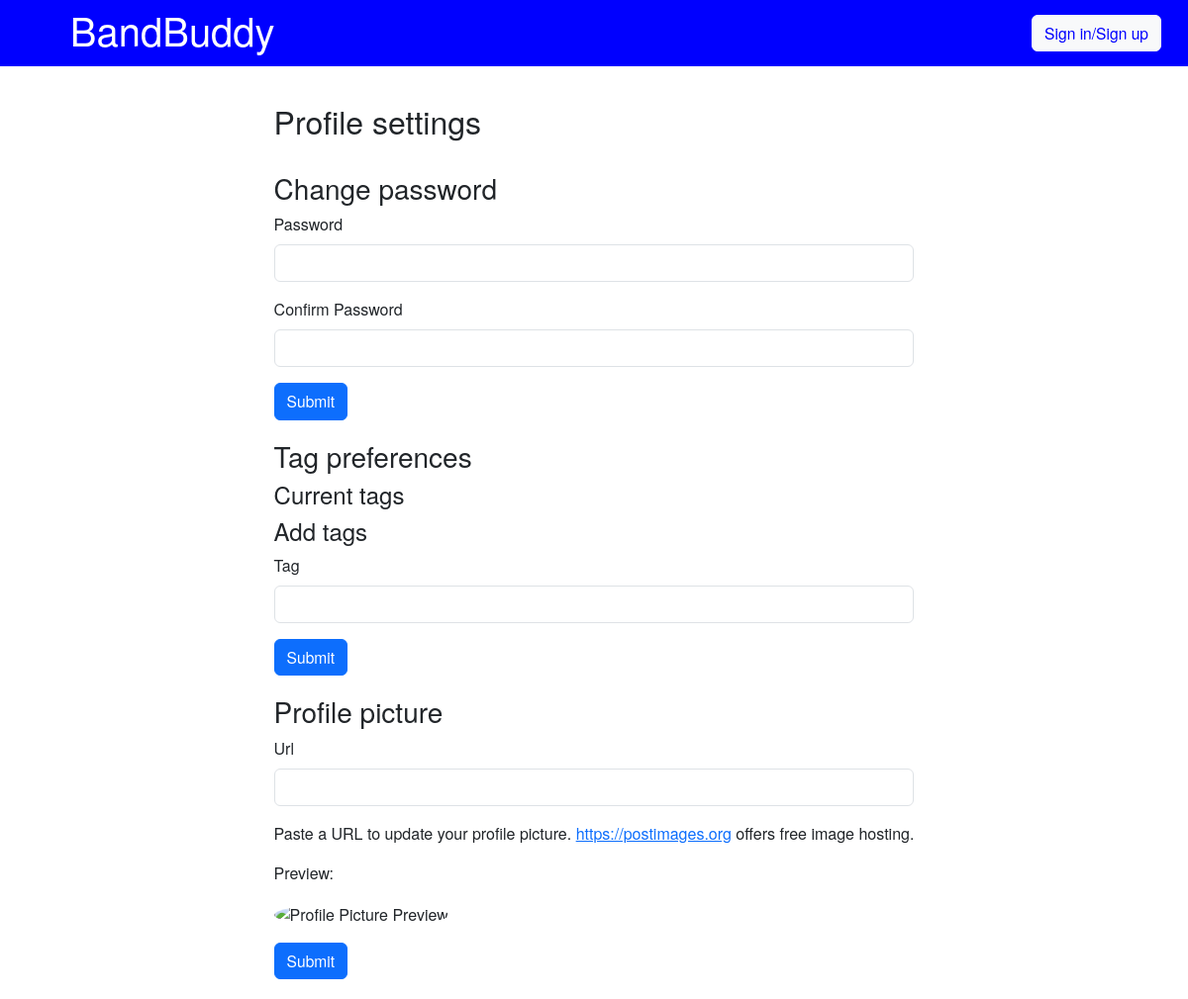
Before: /profile_settings/3 with the older database file.
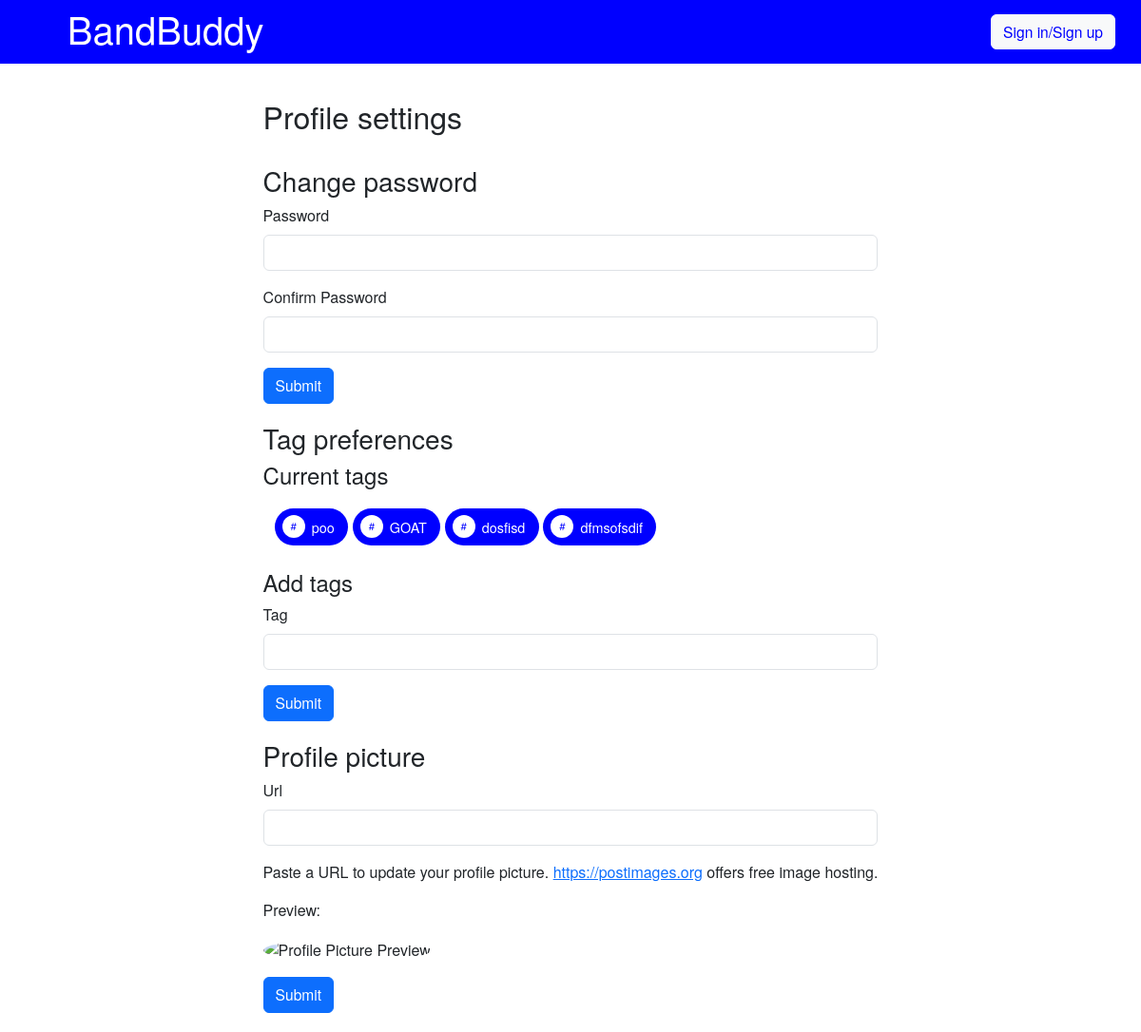
After: the same page with the newer database file.
### app/models.py (models this page shows)
class Tag(db.Model):
    id = db.Column(db.Integer, primary_key=True)
    name = db.Column(db.String(50), nullable=False, unique=True)
    posts = db.relationship('Post', secondary=post_tags, back_populates='tags')
    users = db.relationship('User', secondary=user_tag_preferences, back_populates='tag_preferences')

### app/views.py (the view, shortened to what this page needs)
@app.route('/profile_settings/<int:user_id>', methods=['GET', 'POST'])
def profile_settings(user_id):
    passwordForm = NewPassword()
    tag_items = models.Tag.query.filter(models.Tag.users.any(id=user_id)).all()
    tagForm = TagPreferences()
    if tagForm.validate_on_submit():
        tag_name = tagForm.tag.data.strip()
        tag = models.Tag.query.filter_by(name=tag_name).first()
        if not tag:
            tag = models.Tag(name=tag_name)
            db.session.add(tag)
            db.session.flush()  # Assign an ID to the tag
        user = models.User.query.get(user_id)
        if tag not in user.tag_preferences:
            user.tag_preferences.append(tag)
            db.session.commit()
            get_flashed_messages()
            flash(f"Tag '{tag_name}' added to your preferences!", "success")
        else:
            get_flashed_messages()
            flash(f"Tag '{tag_name}' is already in your preferences.", "info")
        return redirect(f'/profile_settings/{user_id}')
    else:
        print(tagForm.errors)
    pfpForm = ProfilePictureForm()
    if pfpForm.validate_on_submit():
        user = models.User.query.get(session['user_id'])
        user.profile_picture = pfpForm.url.data
        db.session.commit()
        session['profile_picture'] = user.profile_picture
        return redirect(f'/profile_settings/{user_id}')
    else:
        print(pfpForm.errors)
    return render_template(
        'profile_settings.html',
        passwordForm=passwordForm,
        tagForm=tagForm,
        tag_items=tag_items,
        pfpForm=pfpForm,
        title="Profile Settings"
    )

### app/forms.py
class NewPassword(FlaskForm):
    password = PasswordField('Password', validators=[DataRequired()])
    confirm_password = PasswordField('Confirm Password', validators=[DataRequired()])
    submit = SubmitField('Submit')

class TagPreferences(FlaskForm):
    tag = StringField('Tag', validators=[DataRequired(), Length(min=2, max=20)])
    submit = SubmitField('Submit')

### app/templates/profile_settings.html (shortened to what this page needs)
{% extends "navbar_template.html" %}
{% block content %}
    <div id="profile-settings" class="profile-settings">
        <h2>Profile settings</h2>
        <br>
        <div class="change-password">
            <h3>Change password</h3>
            <form action="" method="post" name="profile_password">
            <div class="mb-3">
                {{ passwordForm.password.label(class="form-label") }}
                {{ passwordForm.password(class="form-control") }}
            </div>
            <div class="mb-3">
                {{ passwordForm.confirm_password.label(class="form-label") }}
                {{ passwordForm.confirm_password(class="form-control") }}
            </div>
            {{ passwordForm.submit(class="btn btn-primary") }}
            </form>
        </div>
        <div class="tag-preferences">
            <h3>Tag preferences</h3>
            <h4>Current tags</h4>
            {% if tag_items %}
                <div class="container current-tags">
                    {% for tag in tag_items %}
                    <span class="tag profile-settings-tag">
                        <span class="tag-icon"><i class="bi bi-hash"></i></span>
                        {{ tag.name }}
                    </span>
                {% endfor %}
                </div>
            {% endif %}
            <h4>Add tags</h4>
            <form action="" method="post" name="tag_settings">
            <div class="mb-3">
                {{ tagForm.tag.label(class="form-label") }}
                {{ tagForm.tag(class="form-control") }}
            </div>
            {{ tagForm.submit(class="btn btn-primary") }}
            </form>
        </div>
        <div class="profile-picture-settings">
            <h3>Profile picture</h3>
            <form actions="" method="post" name="profile_picture">
            <div class="mb-3">
                {{ pfpForm.url.label(class="form-label") }}
                {{ pfpForm.url(class="form-control") }}
            </div>
            <p>Paste a URL to update your profile picture. <a href="https://postimages.org">https://postimages.org</a> offers free image hosting.</p>
            <div class="mb-3" style="margin-bottom: 20px;">
                <p>Preview:</p>
                <img id="profile-picture-preview" src="" alt="Profile Picture Preview" class="rounded-circle" style="width: 150px; height: 150px; object-fit: cover;">
            </div>
            {{ pfpForm.submit(class="btn btn-primary" )}}
            </form>
        </div>
{% endblock %}

### app/templates/navbar_template.html (shortened to what this page needs)
<!DOCTYPE html>
<html lang="en-gb">
    <head>
        <link href="https://cdn.jsdelivr.net/npm/bootstrap@5.3.3/dist/css/bootstrap.min.css" rel="stylesheet">
        <link rel="stylesheet" href="{{ url_for('static', filename='css/style.css') }}">
        <link rel="stylesheet" href="https://cdn.jsdelivr.net/npm/bootstrap-icons@1.11.3/font/bootstrap-icons.min.css">
    </head>
    <body>
        <nav class="navbar navbar-expand-lg" style="background-color: blue; width: 100%; padding: 0;" aria-label="Main navigation">
            <div class="container-fluid">
                <a class="navbar-brand text-white" href="/" aria-label="Homepage"><h1>BandBuddy</h1></a>
                <div class="d-flex">
                    {% if session.logged_in %}
                        <div class="nav-buttons">
                            <a class="btn btn-hollow" href="/newpost" aria-label="Create post">Create post<i class="bi bi-pencil-square" style="margin-left: 10px;"></i></a>
                            <a class="btn btn-hollow" href="/newbandad">Create bandAd<i class="bi bi-megaphone-fill" style="margin-left: 10px;"></i></a>
                            <a class="btn btn-hollow" href="/newband">Create band<i class="bi bi-people-fill" style="margin-left: 10px;"></i></a>
                            <div class="dropdown">
                                <a href="#" class="profile-btn" id="profileDropdown" data-bs-toggle="dropdown" aria-expanded="false">
                                    {% if session.profile_picture %}
                                        <img src="{{ session.profile_picture }}" alt="Profile" class="profile-img">
                                    {% else %}
                                        <i class="bi bi-person-circle profile-img"></i>
                                    {% endif %}
                                </a>
                                <ul class="dropdown-menu dropdown-menu-end" aria-labelledby="profileDropdown">
                                    <li><span class="dropdown-item-text text-muted">Hello, {{ session['user_name'] }}</span></li>
                                    <li><a class="dropdown-item" href="{{ url_for('profile_settings', user_id=session['user_id']) }}">Profile settings</a></li>
                                    <li><hr class="dropdown-divider"></li>
                                    <li><a class="dropdown-item d-flex justify-content-between" href="/logout">Log out<i class="bi bi-box-arrow-right"></i></a></li>
                                </ul>
                            </div>
                        </div>
                    {% else %}
                        <a class="btn btn-light" href="/signin" style ="margin: 15px; color: blue;">Sign in/Sign up</a>
                    {% endif %}
                </div>
            </div>
        </nav>
        {% block content %}{% endblock %}
    </body>
</html>

### app/static/css/style.css (style rules this page uses)
body { display: flex; flex-direction: column; align-items: center; justify-content: flex-start; height: 100vh; margin: 0; font-family: 'Helvetica Neue', Helvetica, Arial, sans-serif; }
.navbar-brand { margin-left: 5%; min-width: 44px; min-height: 44px; }
.btn { font-size: calc(0.6em + 0.5vw) }
form { margin: 0; }
.container { max-width: 1200px; margin: auto; }
.tag { display: inline-flex; align-items: center; text-align: left; padding: 0.5em 1em; padding-left: 8px; border-radius: 9999px; background-color: blue; color: white; font-size: 0.9em; transition: background-color 0.3s ease, transform 0.2s ease; cursor: pointer; }
.tag-icon { display: flex; align-items: center; justify-content: center; width: 24px; height: 24px; margin-right: 0.5em; border-radius: 50%; background-color: white; opacity: 1; }
.tag-icon i { color: blue; font-size: 0.8em; }
.change-password { margin-bottom: 20px; }
.tag-preferences { margin-bottom:20px; }
.current-tags { margin-bottom: 20px; margin-top: 20px; }
.profile-settings-tag { margin-bottom: 5px; }

Changed rows visible on the page:
now on this page (row unchanged): Tag: name "poo"
added Tag: name "GOAT"
added Tag: name "dosfisd"
added Tag: name "dfmsofsdif"
